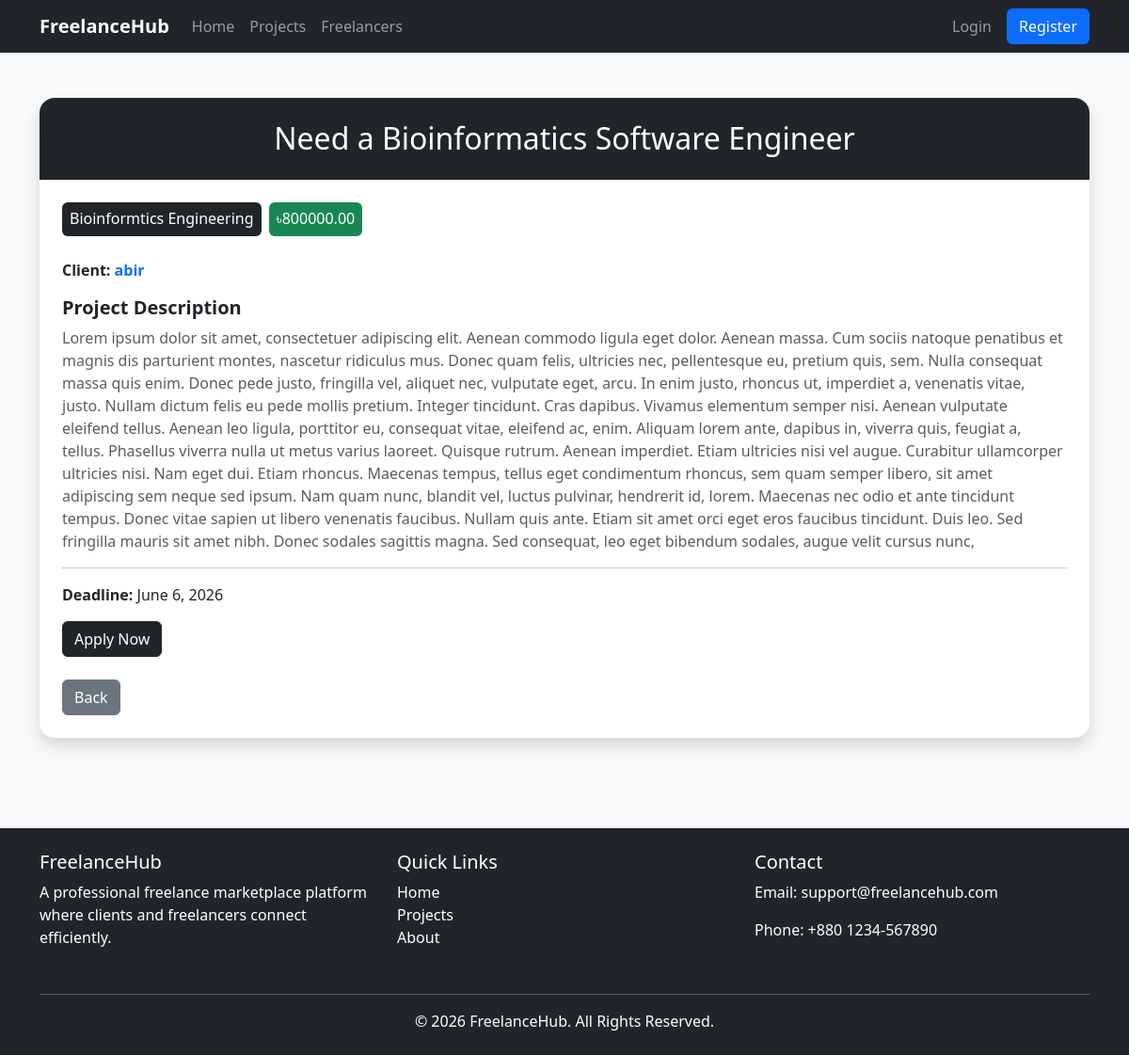
The app's page /projects/12/ with its own data.
### projects/models.py (models this page shows, shortened)
class Project(models.Model):
    client = models.ForeignKey(settings.AUTH_USER_MODEL,on_delete=models.CASCADE,related_name='projects')
    category = models.ForeignKey(Category,on_delete=models.CASCADE)
    title = models.CharField(max_length=200)
    description = models.TextField()
    budget = models.DecimalField(max_digits=10,decimal_places=2)
    deadline = models.DateField()
    created_at = models.DateTimeField(auto_now_add=True)

### categories/models.py (models this page shows)
class Category(models.Model):
    name = models.CharField(max_length=200)
    slug = models.SlugField(max_length=100,unique=True,null=True,blank=True)
    def __str__(self):
        return self.name

### accounts/models.py (models this page shows, shortened)
class User(AbstractUser):
    role= models.CharField(max_length=50,choices=ROLE_CHOICES)
    is_verified= models.BooleanField(default=False)

### projects/views.py (the view)
# urls.py: path('<int:id>/',views.project_details,name='project_details'),
def project_details(request,id):
    project= get_object_or_404(Project,id=id)
    return render(request,'projects/project_details.html',{'project': project})

### notifications/context_processors.py (called while the page is built)
def notification_count(request):
    count = 0
    if request.user.is_authenticated:
        count = Notification.objects.filter(
            user=request.user,
            is_read=False
        ).count()
    return {
        'notification_count': count
    }

### projects/templates/projects/project_details.html (shortened to what this page needs)
{% extends 'base.html' %} {% block content %}
<div class="container py-5">
  <div class="card border-0 shadow rounded-4">
    <div class="card-header bg-dark text-white text-center py-4 rounded-top-4">
      <h2 class="mb-0">{{ project.title }}</h2>
    </div>
    <div class="card-body p-4">
      <div class="mb-4 d-flex gap-2">
        <span class="badge bg-dark p-2">
          <h6 class="mb-0">{{ project.category }}</h6>
        </span>
        <span class="badge bg-success p-2">
          <h6 class="mb-0">৳{{ project.budget }}</h6>
        </span>
      </div>
      <p>
        <strong>Client:</strong>
        <a
          href="{% url 'client_profile' project.client.id %}"
          class="text-decoration-none fw-semibold"
        >
          {{ project.client.first_name }}
        </a>
      </p>
      <h5 class="fw-bold">Project Description</h5>
      <p class="text-muted">{{ project.description }}</p>
      <hr />
      <p>
        <strong>Deadline:</strong>
        {{ project.deadline }}
      </p>
      {% if request.user != project.client %}
      <a href="{% url 'apply_to_project' project.id %}" class="btn btn-dark">
        Apply Now
      </a>
      {% endif %}
      <div class="mt-4 d-flex gap-2">
        <a href="{% url 'project_list' %}" class="btn btn-secondary"> Back </a>
      </div>
    </div>
  </div>
</div>
{% endblock %}

### static/style.css (style rules this page uses)
body { background-color: #f8f9fa; }

### records on screen
Project: title "Need a Bioinformatics Software Engineer", category "Bioinformtics Engineering", budget "800000.00", client.first_name "abir", description "Lorem ipsum dolor sit amet, consectetuer adipiscing elit. Aenean commodo ligula eget dolor. Aenean massa. Cum sociis natoque penatibus et magnis dis parturient montes, nascetur ridiculus mus. Donec quam felis, ultricies nec, pellentesque eu, pretium quis, sem. Nulla consequat massa quis enim. Donec pede justo, fringilla vel, aliquet nec, vulputate eget, arcu. In enim justo, rhoncus ut, imperdiet a, venenatis vitae, justo. Nullam dictum felis eu pede mollis pretium. Integer tincidunt. Cras dapibus. Vivamus elementum semper nisi. Aenean vulputate eleifend tellus. Aenean leo ligula, porttitor eu, consequat vitae, eleifend ac, enim. Aliquam lorem ante, dapibus in, viverra quis, feugiat a,…", deadline "June 6, 2026"
